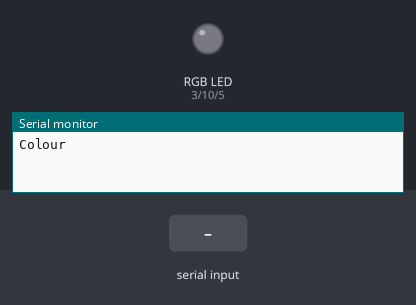
Simulated run of this sketch. Board: Arduino Uno, built with avr-gcc and run on an emulated ATmega328P. Parts: an RGB LED mixed from three pins (HIGH = lit), the last lines printed to the serial monitor. The inputs (shaded band) are chosen by the test bench.

Above: at 1.2 s.
1.3 s: "red" received over Serial
At 3.2 s:
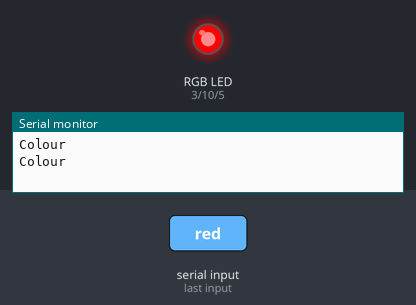
3.8 s: "blue" received over Serial
At 5.1 s:
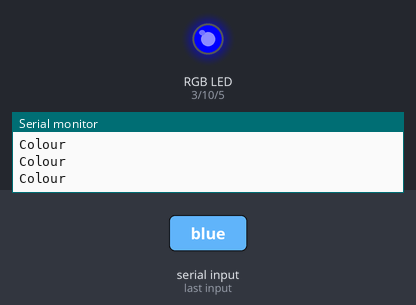
6.3 s: "green" received over Serial
At 8.2 s:
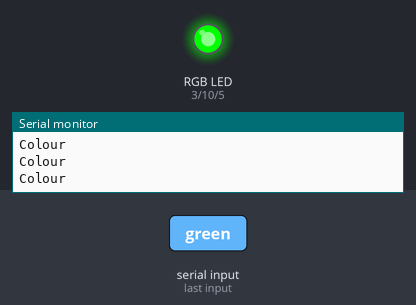
8.8 s: "cyan" received over Serial
At 10.1 s:
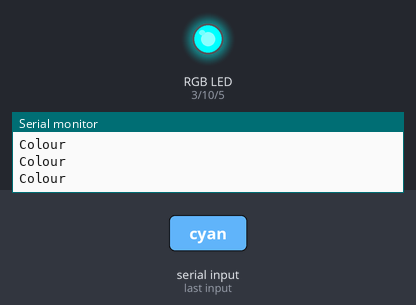
11.3 s: "magenta" received over Serial
At 13.3 s:
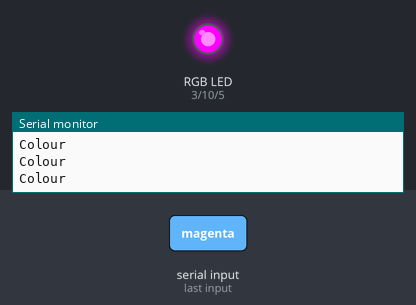
13.8 s: "yellow" received over Serial
At 15.2 s:
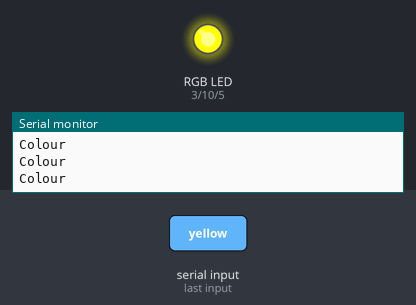
Timing chart, 0 to 16.8 s (numbered marks = the images above; inputs shaded):
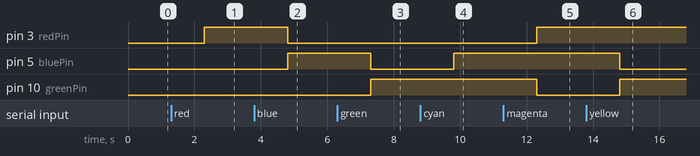

The sketch:

T20_rgb_led.ino
```cpp
int redPin = 3;
int greenPin = 10;
int bluePin = 5;
String myColour;
String msg = "Colour";
void setup() {
  // put your setup code here, to run once:
Serial.begin(9600);
pinMode(redPin,OUTPUT);
pinMode(greenPin,OUTPUT);
pinMode(bluePin,OUTPUT);
}
void rgbValues(int red,int green,int blue){
    analogWrite(redPin,red);
    analogWrite(greenPin,green);
    analogWrite(bluePin,blue);
}
void loop() {
  // put your main code here, to run repeatedly:
  Serial.println(msg);
  while (Serial.available()==0){

  }
  myColour = Serial.readString();
  if(myColour == "red"){
    digitalWrite(redPin,HIGH);
    digitalWrite(bluePin,LOW);
    digitalWrite(greenPin,LOW);
  }
  if(myColour == "blue"){
    digitalWrite(bluePin,HIGH);
    digitalWrite(greenPin,LOW);
    digitalWrite(redPin,LOW);
  }
  if(myColour == "green"){
    digitalWrite(greenPin,HIGH);
    digitalWrite(redPin,LOW);
    digitalWrite(bluePin,LOW);
  }
  if (myColour == "cyan"){
    rgbValues(0,255,255);

  }
    if (myColour == "magenta"){
      rgbValues(255,0,255);

  }
  if (myColour == "yellow"){
    rgbValues(255,255,0);
  }
  if(myColour == "white"){
    rgbValues(255,255,255);
  }
  if(myColour == "off"){
    rgbValues(0,0,0);
  }
  if(myColour == "orange"){
    rgbValues(255,165,0);
  }
}
```

Measured:
- after the input at 1.3 s, pin 3 (redPin): LOW → HIGH after 1.0 s
- after the input at 3.8 s, pin 3 (redPin): HIGH → LOW after 1.0 s; pin 5 (bluePin): LOW → HIGH after 1.0 s
- after the input at 6.3 s, pin 5 (bluePin): HIGH → LOW after 1.0 s; pin 10 (greenPin): LOW → HIGH after 1.0 s
- after the input at 8.8 s, pin 5 (bluePin): LOW → HIGH after 1.0 s
- after the input at 11.3 s, pin 3 (redPin): LOW → HIGH after 1.0 s; pin 10 (greenPin): HIGH → LOW after 1.0 s
- after the input at 13.8 s, pin 5 (bluePin): HIGH → LOW after 1.0 s; pin 10 (greenPin): LOW → HIGH after 1.0 s
